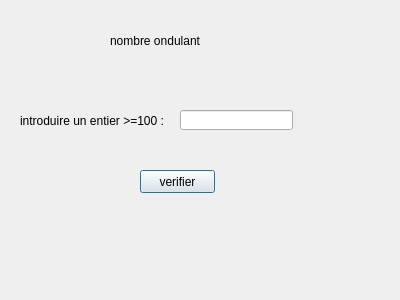
<?xml version="1.0" encoding="UTF-8"?>
<ui version="4.0">
 <class>Dialog</class>
 <widget class="QDialog" name="Dialog">
  <property name="geometry">
   <rect>
    <x>0</x>
    <y>0</y>
    <width>400</width>
    <height>300</height>
   </rect>
  </property>
  <property name="windowTitle">
   <string>Dialog</string>
  </property>
  <widget class="QLabel" name="label">
   <property name="geometry">
    <rect>
     <x>110</x>
     <y>20</y>
     <width>161</width>
     <height>41</height>
    </rect>
   </property>
   <property name="text">
    <string>nombre ondulant</string>
   </property>
  </widget>
  <widget class="QLabel" name="label_2">
   <property name="geometry">
    <rect>
     <x>20</x>
     <y>100</y>
     <width>151</width>
     <height>41</height>
    </rect>
   </property>
   <property name="text">
    <string>introduire un entier &gt;=100 :</string>
   </property>
  </widget>
  <widget class="QLabel" name="res">
   <property name="geometry">
    <rect>
     <x>50</x>
     <y>190</y>
     <width>221</width>
     <height>61</height>
    </rect>
   </property>
   <property name="text">
    <string/>
   </property>
  </widget>
  <widget class="QLineEdit" name="n">
   <property name="geometry">
    <rect>
     <x>180</x>
     <y>110</y>
     <width>113</width>
     <height>20</height>
    </rect>
   </property>
  </widget>
  <widget class="QPushButton" name="verifier">
   <property name="geometry">
    <rect>
     <x>140</x>
     <y>170</y>
     <width>75</width>
     <height>23</height>
    </rect>
   </property>
   <property name="text">
    <string>verifier</string>
   </property>
  </widget>
 </widget>
 <resources/>
 <connections/>
</ui>
